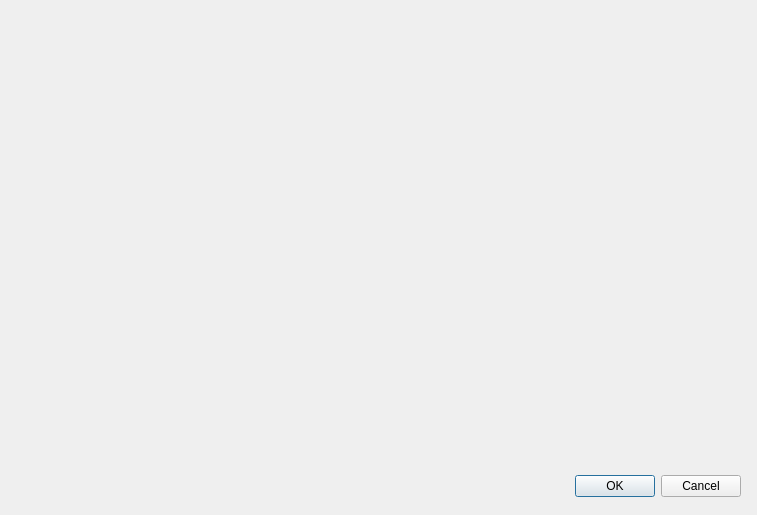
<?xml version="1.0" encoding="UTF-8"?>
<ui version="4.0">
 <class>niveau_termine</class>
 <widget class="QDialog" name="niveau_termine">
  <property name="geometry">
   <rect>
    <x>0</x>
    <y>0</y>
    <width>757</width>
    <height>515</height>
   </rect>
  </property>
  <property name="windowTitle">
   <string>Dialog</string>
  </property>
  <widget class="QDialogButtonBox" name="buttonBox">
   <property name="geometry">
    <rect>
     <x>400</x>
     <y>470</y>
     <width>341</width>
     <height>32</height>
    </rect>
   </property>
   <property name="orientation">
    <enum>Qt::Horizontal</enum>
   </property>
   <property name="standardButtons">
    <set>QDialogButtonBox::Cancel|QDialogButtonBox::Ok</set>
   </property>
  </widget>
 </widget>
 <resources/>
 <connections>
  <connection>
   <sender>buttonBox</sender>
   <signal>accepted()</signal>
   <receiver>niveau_termine</receiver>
   <slot>accept()</slot>
   <hints>
    <hint type="sourcelabel">
     <x>248</x>
     <y>254</y>
    </hint>
    <hint type="destinationlabel">
     <x>157</x>
     <y>274</y>
    </hint>
   </hints>
  </connection>
  <connection>
   <sender>buttonBox</sender>
   <signal>rejected()</signal>
   <receiver>niveau_termine</receiver>
   <slot>reject()</slot>
   <hints>
    <hint type="sourcelabel">
     <x>316</x>
     <y>260</y>
    </hint>
    <hint type="destinationlabel">
     <x>286</x>
     <y>274</y>
    </hint>
   </hints>
  </connection>
 </connections>
</ui>
